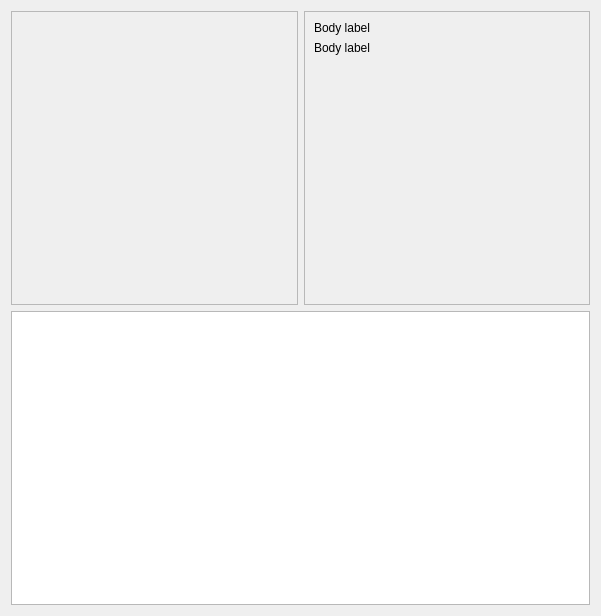
<?xml version="1.0" encoding="UTF-8"?>
<ui version="4.0">
 <class>Dialog</class>
 <widget class="QDialog" name="Dialog">
  <property name="geometry">
   <rect>
    <x>0</x>
    <y>0</y>
    <width>601</width>
    <height>616</height>
   </rect>
  </property>
  <property name="windowTitle">
   <string notr="true">Dialog</string>
  </property>
  <property name="styleSheet">
   <string notr="true"/>
  </property>
  <property name="locale">
   <locale language="English" country="UnitedStates"/>
  </property>
  <layout class="QVBoxLayout" name="verticalLayout_3">
   <item>
    <layout class="QHBoxLayout" name="horizontalLayout">
     <item>
      <widget class="SimpleCardWidget" name="image_frame">
       <property name="sizePolicy">
        <sizepolicy hsizetype="Preferred" vsizetype="Expanding">
         <horstretch>0</horstretch>
         <verstretch>0</verstretch>
        </sizepolicy>
       </property>
       <property name="frameShape">
        <enum>QFrame::Shape::StyledPanel</enum>
       </property>
       <property name="frameShadow">
        <enum>QFrame::Shadow::Raised</enum>
       </property>
       <layout class="QVBoxLayout" name="verticalLayout">
        <item>
         <widget class="QLabel" name="image">
          <property name="text">
           <string/>
          </property>
          <property name="scaledContents">
           <bool>true</bool>
          </property>
         </widget>
        </item>
       </layout>
      </widget>
     </item>
     <item>
      <widget class="SimpleCardWidget" name="title_frame">
       <property name="styleSheet">
        <string notr="true"/>
       </property>
       <property name="frameShape">
        <enum>QFrame::Shape::StyledPanel</enum>
       </property>
       <property name="frameShadow">
        <enum>QFrame::Shadow::Raised</enum>
       </property>
       <layout class="QVBoxLayout" name="verticalLayout_2">
        <item>
         <widget class="BodyLabel" name="name_label">
          <property name="text">
           <string>Body label</string>
          </property>
          <property name="wordWrap">
           <bool>true</bool>
          </property>
         </widget>
        </item>
        <item>
         <widget class="BodyLabel" name="russian_label">
          <property name="text">
           <string>Body label</string>
          </property>
          <property name="wordWrap">
           <bool>true</bool>
          </property>
         </widget>
        </item>
        <item>
         <spacer name="verticalSpacer">
          <property name="orientation">
           <enum>Qt::Orientation::Vertical</enum>
          </property>
          <property name="sizeHint" stdset="0">
           <size>
            <width>20</width>
            <height>40</height>
           </size>
          </property>
         </spacer>
        </item>
        <item>
         <widget class="SwitchButton" name="show_spoilers" native="true">
          <property name="text" stdset="0">
           <string>Show spoilers</string>
          </property>
          <property name="onText" stdset="0">
           <string>Show spoilers</string>
          </property>
          <property name="offText" stdset="0">
           <string>Show spoilers</string>
          </property>
         </widget>
        </item>
       </layout>
      </widget>
     </item>
    </layout>
   </item>
   <item>
    <widget class="TextEdit" name="description">
     <property name="focusPolicy">
      <enum>Qt::FocusPolicy::NoFocus</enum>
     </property>
     <property name="textInteractionFlags">
      <set>Qt::TextInteractionFlag::NoTextInteraction</set>
     </property>
    </widget>
   </item>
  </layout>
 </widget>
 <customwidgets>
  <customwidget>
   <class>SwitchButton</class>
   <extends>QWidget</extends>
   <header>qfluentwidgets</header>
  </customwidget>
  <customwidget>
   <class>BodyLabel</class>
   <extends>QLabel</extends>
   <header>qfluentwidgets</header>
  </customwidget>
  <customwidget>
   <class>SimpleCardWidget</class>
   <extends>QFrame</extends>
   <header>qfluentwidgets</header>
   <container>1</container>
  </customwidget>
  <customwidget>
   <class>TextEdit</class>
   <extends>QTextBrowser</extends>
   <header>qfluentwidgets</header>
  </customwidget>
 </customwidgets>
 <resources/>
 <connections/>
</ui>
